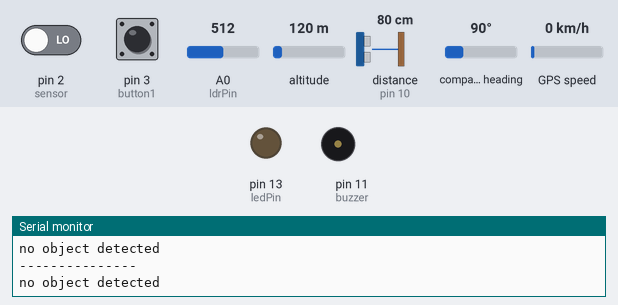
Bench run of a sketch on a simulated Arduino Uno, built with avr-gcc and run on an emulated ATmega328P. Shown: output pins drawn as LEDs (lit = HIGH), buzzer (waves = sounding, pin HIGH), the last lines printed to the serial monitor. Wiring (inferred from the names in the program): ultrasonic range finder: trigger pin 9; echo pin 10. Dashed ring = blinking. Inputs (shaded band) come from the test bench; at power-on: distance to the obstacle (sensor on pin 10) 80 cm, pin 3 (button1) HIGH, A0 (ldrPin) = 512, pin 2 (sensor) LOW, altitude 120 m, compass heading 90°, GPS speed 0 km/h. The echo pulse lasts 58.3 µs per cm; the GPS gets a fix after 3 s at 37.7749, -122.4194 with 8 satellites; the modem accepts every AT command (registered, SIM ready, sends succeed) and sends nothing else; pins used as bus, display or sensor lines are not drawn.

Above: at 2.2 s.
2.3 s: distance to the obstacle (sensor on pin 10) set to 2 cm
At 2.52 s:
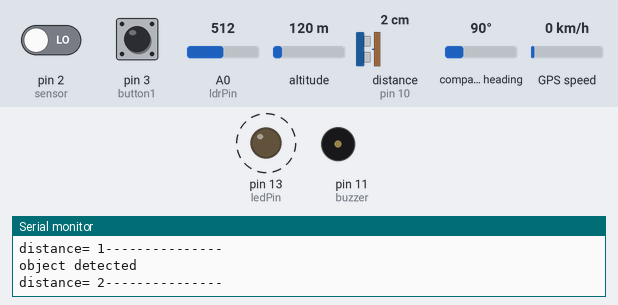
5.3 s: pin 3 (button1) pulled LOW for 3.2 s
11.4 s: A0 (ldrPin) set to 317
14.4 s: A0 (ldrPin) set to 293
At 17.3 s:
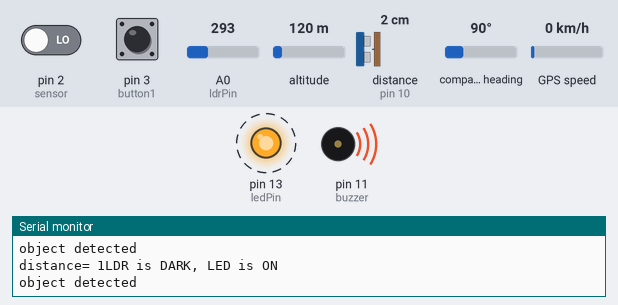
17.4 s: pin 2 (sensor) driven HIGH
At 18.0 s:
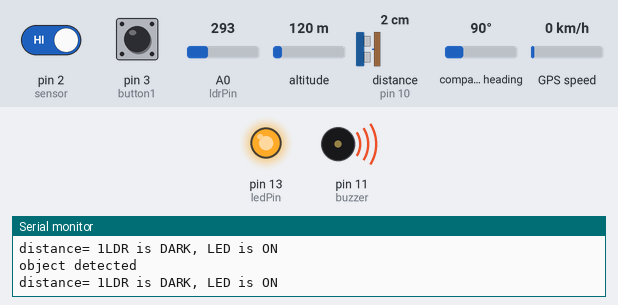
Timing chart, 0 to 20.4 s (numbered marks = the images above; inputs shaded):
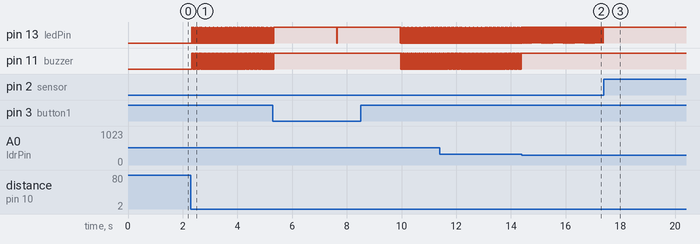

Measured:
- the behaviour switches between 301 and 300 on A0 (ldrPin) (found by bisection; images 1 and 2)
- after the input at 2.3 s, pin 13 (ledPin): alternates HIGH for 0.01 s and LOW for 0.04 s, starting at once; pin 11 (buzzer): alternates HIGH for 0.02 s and LOW for 0.03 s, starting at once
- after the input at 14.4 s, pin 11 (buzzer): stops changing and stays HIGH
- after the input at 17.4 s, pin 13 (ledPin): stops changing and stays HIGH

The sketch:

code.ino
```cpp
#include <SoftwareSerial.h>
#include <TinyGPS.h>
SoftwareSerial SIM900(7, 8);
TinyGPS gps;  //Creates a new instance of the TinyGPS object

#define button1 3 //Button pin, on the other pin it's wired with GND

bool button_State; //Button state


const int trigPin = 9;
const int echoPin = 10;
const int buzzer = 11 ;
const int ledPin = 13;

int sensor = 2;              // the pin that the sensor is atteched to
int state = LOW;             // by default, no motion detected
int val = 0;
int ldrPin=A0;//Set A0(Analog Input) for LDR.


// defines variables
long duration;
int distance;
int safetyDistance;


void setup() {
  pinMode(trigPin, OUTPUT); // Sets the trigPin as an Output
  pinMode(echoPin, INPUT); // Sets the echoPin as an Input
  pinMode(buzzer, OUTPUT);
  pinMode(ledPin, OUTPUT);
  pinMode(sensor, INPUT);
  pinMode(button1, INPUT_PULLUP); //The button is always on HIGH level, when pressed it goes LOW
  SIM900.begin(9600);
  Serial.begin(9600); // Starts the serial communication
  delay(1000);
}


void loop() {
  //pir.................................................

   val = digitalRead(sensor);   // read sensor value
  if (val == HIGH) {           // check if the sensor is HIGH
    digitalWrite(ledPin, HIGH);// turn LED ON
     digitalWrite(buzzer, HIGH);
    delay(10);                // delay 500 milliseconds

    if (state == LOW) {
      Serial.println("Motion detected!");
      state = HIGH;       // update variable state to HIGH
    }
  }
  else {
      digitalWrite(ledPin, LOW); // turn LED OFF
      delay(10);             // delay 200 milliseconds

      if (state == HIGH){
        Serial.println("Motion stopped!");
        state = LOW;       // update variable state to LOW
    }
  }


//LDR..........................................................
  int ldrStatus = analogRead(ldrPin);   //read the status of the LDR value

  //check if the LDR status is <= 300
  //if it is, the LED is HIGH

   if (ldrStatus <=300) {

    digitalWrite(ledPin, HIGH);               //turn LED on
    digitalWrite(buzzer, HIGH);
    Serial.println("LDR is DARK, LED is ON");

   }
  else {

    digitalWrite(ledPin, LOW);          //turn LED off
    digitalWrite(buzzer, LOW);
    Serial.println("---------------");
  }
  //distance...........................................
digitalWrite(trigPin, HIGH);
    delayMicroseconds(10);
    digitalWrite(trigPin, LOW);
    duration = pulseIn(echoPin, HIGH);
    distance = (duration/2) / 29.1;
    //when distance is greater than or equal to 200 OR less than or equal to 0,the buzzer and LED are off
  if (distance >= 50 || distance <= 0)
        {
        Serial.println("no object detected");
        digitalWrite(buzzer,LOW);
        digitalWrite(ledPin,LOW);
        }
  else {
        Serial.println("object detected \n");
        Serial.print("distance= ");
        Serial.print(distance);        //prints the distance if it is between the range 0 to 200
                    // play tone of 400Hz for 500 ms
        digitalWrite(ledPin,HIGH);
        digitalWrite(buzzer,HIGH);
        delay(10);
  }

 //gsm---------------------------------------------------------
 button_State = digitalRead(button1);   //We are constantly reading the button State

  if (button_State == LOW) {            //And if it's pressed
    Serial.println("Button pressed");   //Shows this message on the serial monitor
    delay(100);                         //Small delay to avoid detecting the button press many times


  bool newData = false;
  unsigned long chars;
  unsigned short sentences, failed;

  // For one second we parse GPS data and report some key values
  for (unsigned long start = millis(); millis() - start < 1000;)
  {
    while (Serial.available())
    {
      char c = Serial.read();
      //Serial.print(c);
      if (gps.encode(c))
        newData = true;
    }
  }

  if (newData)      //If newData is true
  {
    float flat, flon;
    unsigned long age;
    gps.f_get_position(&flat, &flon, &age);
    SIM900.print("AT+CMGF=1\r");
    delay(400);
    SIM900.println("AT + CMGS = \"+919999888877\"");// recipient's mobile number with country code
    delay(300);
    SIM900.print("Latitude = ");
    SIM900.print(flat == TinyGPS::GPS_INVALID_F_ANGLE ? 0.0 : flat, 6);
    SIM900.print(" Longitude = ");
    SIM900.print(flon == TinyGPS::GPS_INVALID_F_ANGLE ? 0.0 : flon, 6);
    delay(200);
    SIM900.println((char)26); // End AT command with a ^Z, ASCII code 26
    delay(200);
    SIM900.println();


  }

  Serial.println(failed);
 // if (chars == 0)
   // Serial.println("* No characters received from GPS: check wiring *");

  }
}
```
